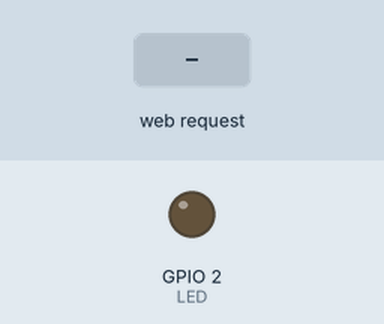
This sketch was run on a simulated ESP32. On the bench: output pins drawn as LEDs (lit = HIGH). Inputs (shaded band) come from the test bench. WiFi joins after 1.5 s; servers stay silent unless stated.

Above: at 2.8 s.
2.9 s: HTTP request GET /on received
At 4.0 s:
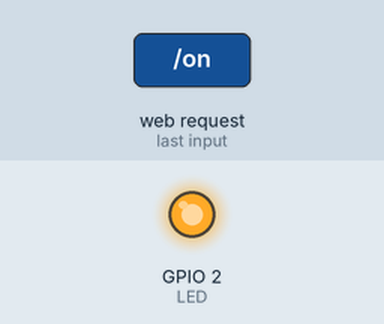
4.4 s: HTTP request GET /off received
At 5.2 s:
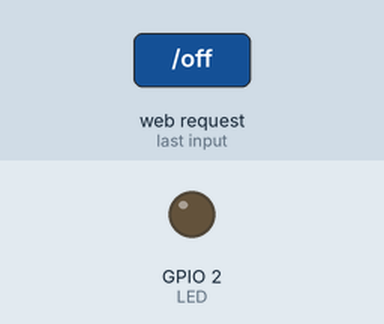
Timing chart, 0 to 7.4 s (numbered marks = the images above; inputs shaded):
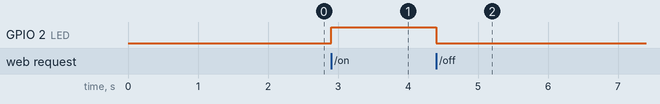

The sketch:

ESP32_Web_LED_Controller.ino
```cpp
#include <WiFi.h>
#include <WebServer.h>

const char* ssid = "ESP32";
const char* pass = "12345678";

WebServer server(80);
#define LED 2

void handleRoot() {
  server.send(200, "text/html",
  "<h2>LED Control</h2>"
  "<a href='/on'>ON</a><br>"
  "<a href='/off'>OFF</a>");
}

void handleOn() {
  digitalWrite(LED, HIGH);
  server.send(200, "text/html", "LED ON");
}

void handleOff() {
  digitalWrite(LED, LOW);
  server.send(200, "text/html", "LED OFF");
}

void setup() {
  pinMode(LED, OUTPUT);
  WiFi.begin(ssid, pass);
  while(WiFi.status()!=WL_CONNECTED) delay(200);
  server.on("/", handleRoot);
  server.on("/on", handleOn);
  server.on("/off", handleOff);
  server.begin();
}

void loop() {
  server.handleClient();
}
```

Measured:
- after the input at 2.9 s, GPIO 2 (LED): LOW → HIGH at once
- after the input at 4.4 s, GPIO 2 (LED): HIGH → LOW at once
